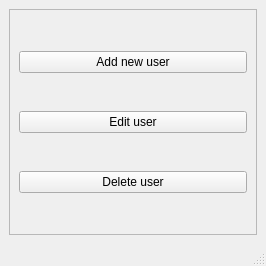
<?xml version="1.0" encoding="UTF-8"?>
<ui version="4.0">
 <class>AdminWindow</class>
 <widget class="QMainWindow" name="AdminWindow">
  <property name="geometry">
   <rect>
    <x>0</x>
    <y>0</y>
    <width>266</width>
    <height>266</height>
   </rect>
  </property>
  <property name="windowTitle">
   <string>Administration</string>
  </property>
  <widget class="QWidget" name="centralwidget">
   <layout class="QVBoxLayout" name="verticalLayout_2">
    <item>
     <widget class="QFrame" name="frame">
      <property name="frameShape">
       <enum>QFrame::StyledPanel</enum>
      </property>
      <property name="frameShadow">
       <enum>QFrame::Raised</enum>
      </property>
      <layout class="QVBoxLayout" name="verticalLayout">
       <item>
        <widget class="QPushButton" name="addUsr_btn">
         <property name="text">
          <string>Add new user</string>
         </property>
        </widget>
       </item>
       <item>
        <widget class="QPushButton" name="editUsr_btn">
         <property name="text">
          <string>Edit user</string>
         </property>
        </widget>
       </item>
       <item>
        <widget class="QPushButton" name="deleteUsr_btn">
         <property name="text">
          <string>Delete user</string>
         </property>
        </widget>
       </item>
      </layout>
     </widget>
    </item>
   </layout>
  </widget>
  <widget class="QMenuBar" name="menubar">
   <property name="geometry">
    <rect>
     <x>0</x>
     <y>0</y>
     <width>266</width>
     <height>22</height>
    </rect>
   </property>
  </widget>
  <widget class="QStatusBar" name="statusbar"/>
 </widget>
 <resources/>
 <connections/>
</ui>
